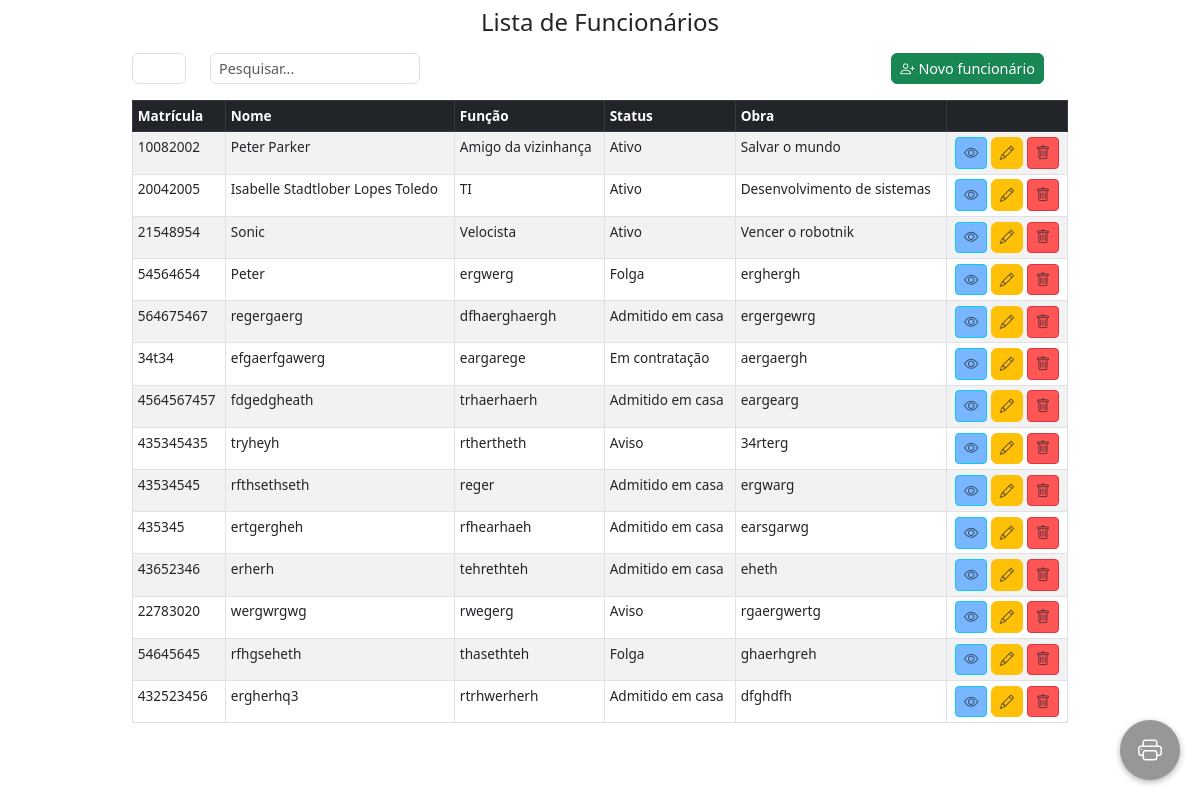
/listar/ (signed in), run on an earlier commit of the app's database.
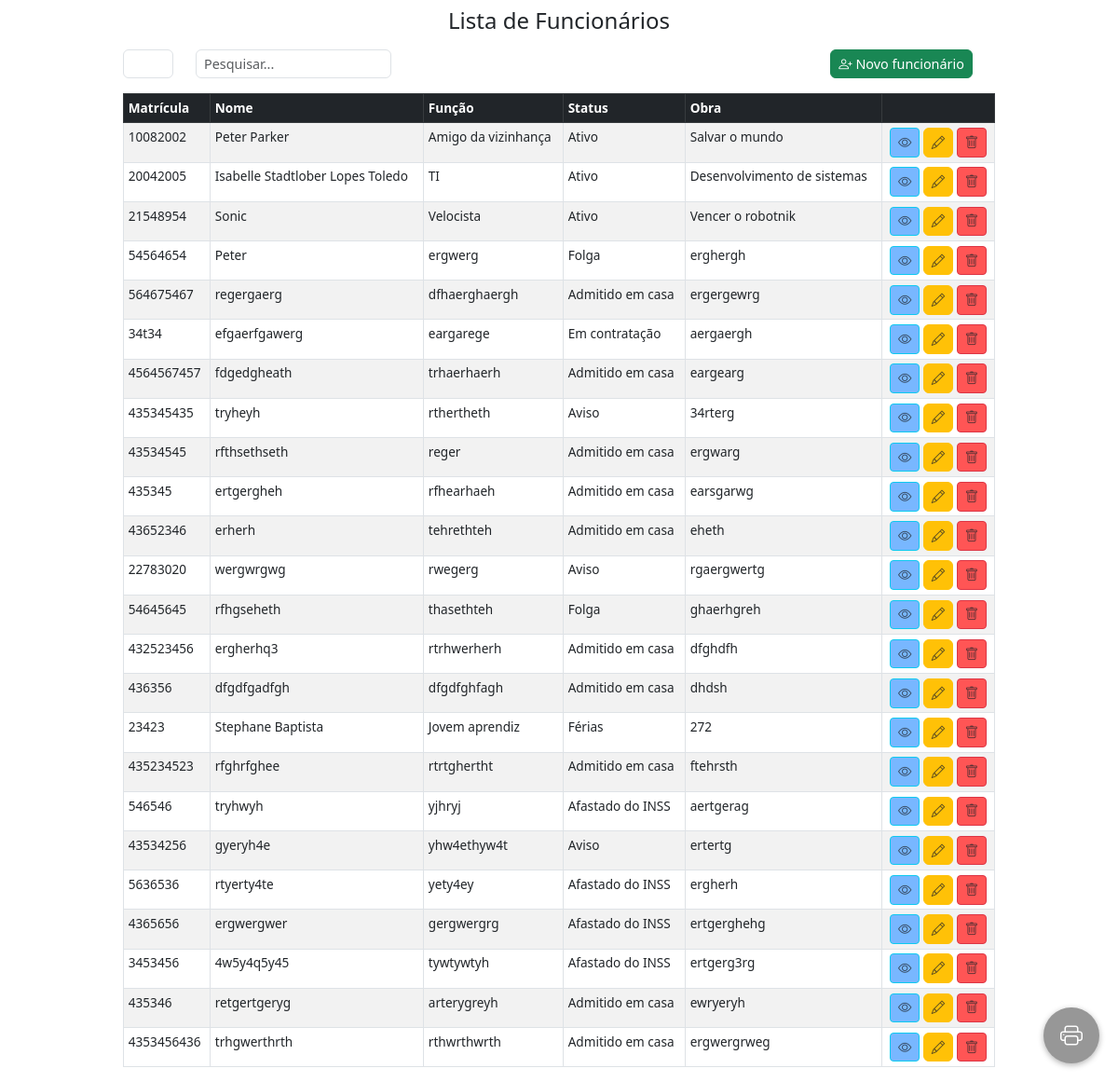
And on a later commit of the database.
### core/models.py (models this page shows, shortened)
class Funcionario(models.Model):
    matricula = models.CharField(max_length=100, default='', primary_key=True)
    data_nascimento = models.DateField(null=True, blank=True)
    nome = models.CharField(max_length=100, default='')
    funcao = models.CharField( max_length=100, verbose_name="Função", default='')
    nivel_funcao = models.IntegerField(choices=NIVEL_FUNCAO_CHOICES, default=1)
    status = models.CharField(max_length=2, choices=STATUS_CHOICES, default='A')
    obra = models.CharField(max_length=150, default='')
    foto = models.ImageField(upload_to='fotos_funcionarios/', blank=True, null=True)
    cpf = models.CharField(max_length=14, blank=True, null=True)
    data_admissao = models.DateField(null=True, blank=True)
    cep = models.CharField(max_length=9, blank=True, null=True)
    logradouro = models.CharField(max_length=255, blank=True, null=True)
    numero = models.CharField(max_length=10, blank=True, null=True)
    complemento = models.CharField(max_length=100, blank=True, null=True)
    bairro = models.CharField(max_length=100, blank=True, null=True)
    cidade = models.CharField(max_length=100, blank=True, null=True)
    uf = models.CharField(max_length=2, blank=True, null=True)
    ordem_servico = models.FileField(upload_to='ordens_servico/', blank=True, null=True)
    contrato_trabalho = models.FileField(upload_to='contratos_trabalho/', blank=True, null=True)
    @property
    def idade(self):
        if not self.data_nascimento:
            return None
        hoje = date.today()
        return hoje.year - self.data_nascimento.year - ((hoje.month, hoje.day) < (self.data_nascimento.month, self.data_nascimento.day))

### core/views.py (the view)
class ListFuncionario(LoginRequiredMixin, ListView):
    login_url = 'login'  # <- usa o nome da rota definida no urls.py
    template_name = 'index.html'
    model = Funcionario
    context_object_name = 'funcionarios'
    def get_queryset(self):
        queryset = super().get_queryset()
        search = self.request.GET.get('search')
        if search:
            queryset = queryset.filter(nome__icontains=search)
        quantidade = self.request.GET.get('quantidade')
        if quantidade and quantidade.isdigit():
            queryset = queryset[:int(quantidade)]
        return queryset
    def dispatch(self, request, *args, **kwargs):
        print(">>> ListFuncionario.dispatch — user:", request.user, "is_authenticated:", request.user.is_authenticated)
        return super().dispatch(request, *args, **kwargs)
    def get_context_data(self, **kwargs):
        context = super().get_context_data(**kwargs)
        def calcula_idade(data_nascimento):
            if not data_nascimento:
                return None
            hoje = date.today()
            return hoje.year - data_nascimento.year - (
                (hoje.month, hoje.day) < (data_nascimento.month, data_nascimento.day)
            )
        funcionarios_com_idade = []
        for f in context['funcionarios']:
            idade = calcula_idade(f.data_nascimento)
            funcionarios_com_idade.append({'funcionario': f, 'idade': idade})
        context['funcionarios_com_idade'] = funcionarios_com_idade
        context['form'] = FuncionarioForm()
        context['search'] = self.request.GET.get('search', '')
        context['quantidade'] = self.request.GET.get('quantidade', '')
        return context

### core/templatetags/form_tags.py (called while the page is built)
@register.filter(name='add_class')
def add_class(field, css_class):
    return field.as_widget(attrs={"class": css_class})

### core/templates/index.html (shortened to what this page needs)
{% extends 'base.html' %}
{% block content %}
{% load static %}
{% load form_tags %}
<div class="container mt-3">
    <div class="no-print">
        <div class="row mb-3 align-items-center">
            <form method="get" class="row w-100">
                <div class="col-md-1">
                    <input type="number" name="quantidade" min="1" class="form-control" placeholder=""
                        value="{{ request.GET.quantidade }}" oninput="this.form.submit()">
                </div>
                <div class="col-md-3">
                    <input id="searchInput" type="search" name="search" class="form-control" placeholder="Pesquisar..."
                        value="{{ request.GET.search }}">
                </div>
                <div class="col-md-4"></div>
                <div class="col-md-4 text-end">
                    <button type="button" class="btn btn-success" data-bs-toggle="modal"
                        data-bs-target="#funcionarioModal" onclick="setCreateMode()">
                        <i class="bi bi-person-plus"></i> Novo funcionário
                    </button>
                </div>
            </form>
        </div>
    </div>
    <div id="content-to-print">
        <table class="table table-bordered table-striped">
            <thead class="table-dark">
                <tr>
                    <th scope="col">Matrícula</th>
                    <th scope="col">Nome</th>
                    <th scope="col">Função</th>
                    <th scope="col">Status</th>
                    <th scope="col">Obra</th>
                    <th class="no-print"></th>
                </tr>
            </thead>
            <tbody>
                {% for funcionario in funcionarios %}
                <tr>
                    <td>{{ funcionario.matricula }}</td>
                    <td>{{ funcionario.nome }}</td>
                    <td>{{ funcionario.funcao }}</td>
                    <td>{{ funcionario.get_status_display }}</td>
                    <td>{{ funcionario.obra }}</td>
                    <td class="text-center no-print">
                        <button type="button" class="btn btn-sm btn-info text-white" style="background-color: #78b7ff;"
                            data-bs-toggle="modal" data-bs-target="#viewModal{{ funcionario.matricula }}">
                            <i class="bi bi-eye text-muted"></i>
                        </button>
                        <button type="button" class="btn btn-warning text-white" data-bs-toggle="modal"
                            data-bs-target="#funcionarioModal" data-matricula="{{ funcionario.matricula }}"
                            data-data-nascimento="{{ funcionario.data_nascimento|date:'Y-m-d' }}"
                            data-nome="{{ funcionario.nome }}" data-cpf="{{ funcionario.cpf }}"
                            data-funcao="{{ funcionario.funcao }}" data-nivel_funcao="{{ funcionario.nivel_funcao }}"
                            data-status="{{ funcionario.status }}" data-obra="{{ funcionario.obra }}"
                            data-data_admissao="{{ funcionario.data_admissao|date:'Y-m-d' }}"
                            data-cep="{{ funcionario.cep }}" data-logradouro="{{ funcionario.logradouro }}"
                            data-bairro="{{ funcionario.bairro }}" data-cidade="{{ funcionario.cidade }}"
                            data-uf="{{ funcionario.uf }}" data-numero="{{ funcionario.numero }}"
                            data-complemento="{{ funcionario.complemento }}" {%if funcionario.foto %}
                            data-foto-url="{{ funcionario.foto.url }}" {% else %} data-foto-url="" {% endif %}
                            data-ordem-servico-existe="{% if funcionario.ordem_servico %}true{% else %}false{% endif %}"
                            data-contrato-trabalho-existe="{% if funcionario.contrato_trabalho %}true{% else %}false{% endif %}"
                            onclick="handleEditClick(this)">
                            <i class="bi bi-pencil text-muted"></i>
                        </button>
                        <button type="button" class="btn btn-sm btn-danger text-white"
                            style="background-color: #ff5555;" data-bs-toggle="modal"
                            data-bs-target="#deleteModal{{ funcionario.matricula }}">
                            <i class="bi bi-trash text-muted"></i>
                        </button>
                    </td>
                </tr>
                {% empty %}
                <tr>
                    <td colspan="5" class="text-center">Nenhum funcionário cadastrado.</td>
                </tr>
                {% endfor %}
            </tbody>
        </table>
    </div>
</div>
<a href="#" id="print-pdf" title="Imprimir PDF">
    <i class="bi bi-printer"></i>
</a>
{% endblock %}

### templates/base.html (shortened to what this page needs)
{% load static %}
<!DOCTYPE html>
<html lang="pt-br">
<head>
    <link href="https://cdn.jsdelivr.net/npm/bootstrap@5.3.0/dist/css/bootstrap.min.css" rel="stylesheet" />
    <link rel="stylesheet" href="https://cdn.jsdelivr.net/npm/bootstrap-icons@1.11.3/font/bootstrap-icons.min.css" />
</head>
<body>
    <div class="container mt-2">
        <h2 class="text-center">{% block header %}Lista de Funcionários{% endblock %}</h2>
    </div>
    {% block content %}{% endblock %}
</body>
</html>

### templates/base.html (style rules this page uses)
body { font-size: 0.9rem; }
h2 { font-size: 1.5rem; }
.form-control, .btn { padding: 0.25rem 0.5rem; font-size: 0.9rem; }
table th, table td { padding: 0.3rem !important; font-size: 0.85rem; }
.container { max-width: 960px; }
#print-pdf { position: fixed; bottom: 20px; right: 20px; background-color: #979797; color: white; border-radius: 50%; width: 60px; height: 60px; display: flex; align-items: center; justify-content: center; font-size: 24px; text-decoration: none; box-shadow: 0 2px 6px rgba(0, 0, 0, 0.3); z-index: 1050; }

What changed in the data, as far as the page shows it:
added Funcionario: matricula "436356", nome "dfgdfgadfgh", funcao "dfgdfghfagh", status "Admitido em casa", obra "dhdsh"
added Funcionario: matricula "23423", nome "Stephane Baptista", funcao "Jovem aprendiz", status "Férias", obra "272"
added Funcionario: matricula "435234523", nome "rfghrfghee", funcao "rtrtghertht", status "Admitido em casa", obra "ftehrsth"
added Funcionario: matricula "546546", nome "tryhwyh", funcao "yjhryj", status "Afastado do INSS", obra "aertgerag"
added Funcionario: matricula "43534256", nome "gyeryh4e", funcao "yhw4ethyw4t", status "Aviso", obra "ertertg"
added Funcionario: matricula "5636536", nome "rtyerty4te", funcao "yety4ey", status "Afastado do INSS", obra "ergherh"
added Funcionario: matricula "4365656", nome "ergwergwer", funcao "gergwergrg", status "Afastado do INSS", obra "ertgerghehg"
added Funcionario: matricula "3453456", nome "4w5y4q5y45", funcao "tywtywtyh", status "Afastado do INSS", obra "ertgerg3rg"
added Funcionario: matricula "435346", nome "retgertgeryg", funcao "arterygreyh", status "Admitido em casa", obra "ewryeryh"
added Funcionario: matricula "4353456436", nome "trhgwerthrth", funcao "rthwrthwrth", status "Admitido em casa", obra "ergwergrweg"
